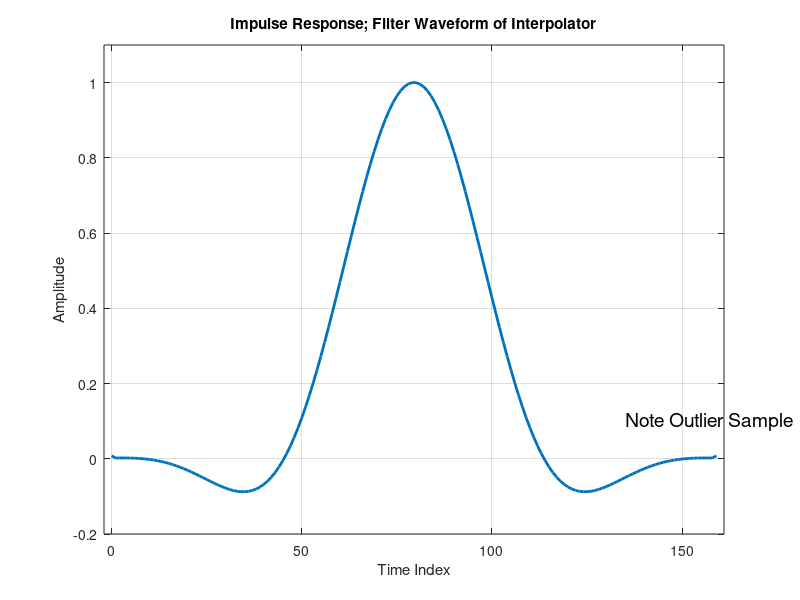
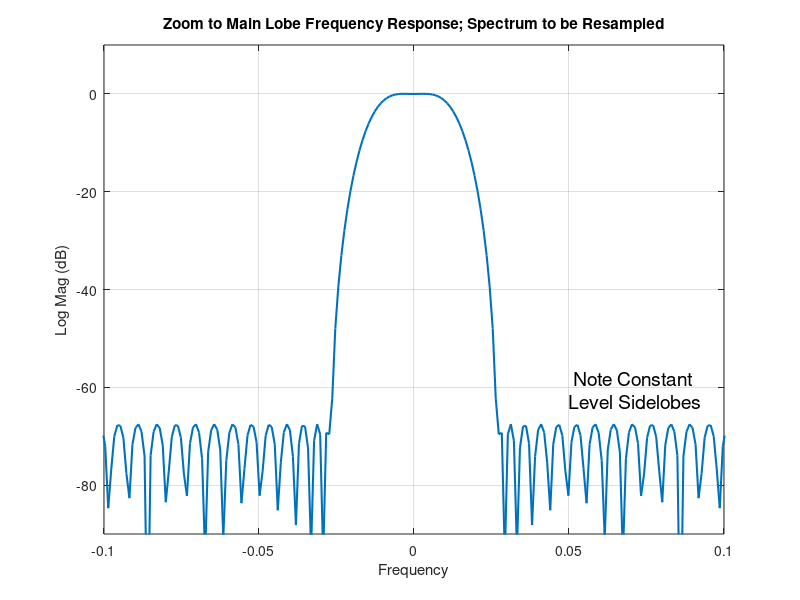
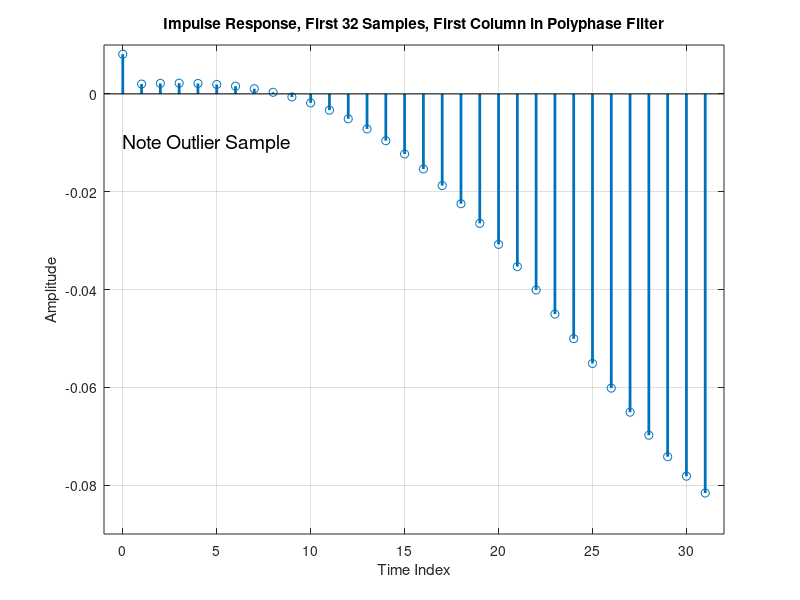
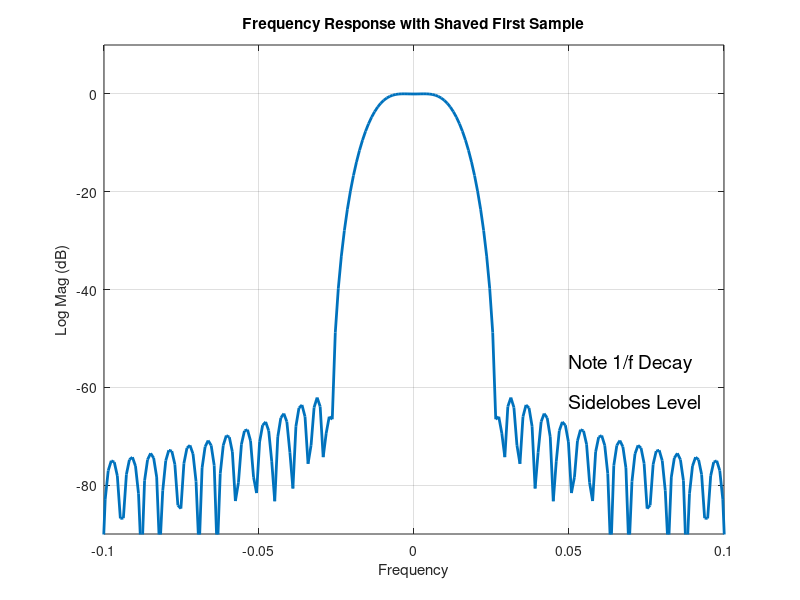

The MATLAB source for these figures, in order:
%function farrow9gg
%1-to-13 upsampling with 4-th order taylor series
figure(1)
clf
nn=159;nnp=nn+1;
hh=remez(nn,[0 .6 3.4 64]/64,[1 1 0 0],[1 4]);
plot(0:nn,hh/hh(nnp/2),'linewidth',2.0);grid on;axis([-2 nn+2 -.2 1.1]);
title('Impulse Response; Filter Waveform of Interpolator')
xlabel('Time Index')
ylabel('Amplitude')
text(135,0.1,'Note Outlier Sample','fontsize',14)
%pause
figure(2)
fhh=20*log10(fftshift(abs(fft(hh,1024))));
plot(-0.5:1/1024:0.5-1/1024,fhh,'linewidth',1.5);grid on; axis([-0.5 0.5 -90 10])
title('Frequency Response; Suppresses Spectral Replicates')
xlabel('Frequency')
ylabel('Log Mag (dB)')
text(0.05,-58,' Note Constant','fontsize',14)
text(0.05,-63,'Level Sidelobes','fontsize',14)

%pause
ax1=axis;ax2=ax1;
ax1(1)=-.1;ax1(2)=.1;axis(ax1);
title('Zoom to Main Lobe Frequency Response; Spectrum to be Resampled')

%pause

figure(3)
stem(0:31,hh(1:32)/hh(nnp/2),'linewidth',2);grid on;axis([-1 32 -0.09 0.01])
title('Impulse Response, First 32 Samples, First Column in Polyphase Filter')
xlabel('Time Index')
ylabel('Amplitude')
text(0,-0.01,'Note Outlier Sample','fontsize',14)

%pause
figure(4)
hhh=hh;
d1=hh(2);d2=hh(3);
hhh(1)=d1-(d2-d1);
hhh(nnp)=hhh(1);

fhh=20*log10(fftshift(abs(fft(hhh,1024))));
plot(-0.5:1/1024:0.5-1/1024,fhh,'linewidth',2);grid;axis(ax2);
title('Frequency Response with Shaved First Sample')
xlabel('Frequency')
ylabel('Log Mag (dB)')
text(0.05,-55,'Note 1/f Decay','fontsize',14)
text(0.05,-63,'Sidelobes Level','fontsize',14)
axis(ax1);
%pause;


hhh=hhh/hhh(nnp/2);
vv=reshape(hhh,32,5);
p1=polyfit(0:1/32:31/32,vv(:,1)',4);
q1=polyfit(0:1/32:31/32,fliplr(vv(:,1)'),4);
%pause

figure(5)
t1=polyval(p1,0:1/32:31/32);
u1=polyval(q1,fliplr(0:1/32:31/32));
stem(0:1/32:31/32,vv(:,1)','b','linewidth',2);
hold on; grid on;axis([-0.01 1 -0.09 0.01])
plot(0:1/32:31/32,t1,'r','linewidth',2)
title('Weights and Polynomial fit for h_n(1:32)') 
xlabel('Time Index')
ylabel('Amplitude')
%pause

plot(0:1/32:31/32,u1,'g','linewidth',2)
title('Weights and Polynomial fit for Time Reversed h_n(1:32)') 
xlabel('Time Index')
ylabel('Amplitude')
%pause

figure(6)
plot(0:1/32:31/32,t1-vv(:,1)','linewidth',2);
grid on
axis([-0.01 1 -0.0004 0.0004])
title('Error for Polynomial fit; h_n(1:32)') 
xlabel('Time Index')
ylabel('Amplitude')

%pause
plot(0:1/32:31/32,u1-vv(:,1)','r','linewidth',2)
grid on
axis([-0.01 1 -0.0004 0.0004])
title('Error for Polynomial fit; Time Reversed h_n(1:32)') 
xlabel('Time Index')
ylabel('Amplitude')

%pause
figure(7)
p2=polyfit(0:1/32:31/32,vv(:,2)',4);
t2=polyval(p2,0:1/32:31/32);
stem(0:1/32:31/32,vv(:,2)','linewidth',2);
hold on
plot(0:1/32:31/32,t2,'r','linewidth',2)
hold off
title('Weights and Polynomial fit for h_n(33:64)') 
xlabel('Time Index')
ylabel('Amplitude')
%pause

figure(8)
plot(0:1/32:31/32,t2-vv(:,2)','linewidth',2)
grid on
axis([-0.01 1 -0.0004 0.0004])
title('Error for Polynomial fit; h_n(33:64)') 
xlabel('Time Index')
ylabel('Amplitude')
%pause

p3=polyfit(0:1/32:31/32,vv(:,3)',4);
t3=polyval(p3,0:1/32:31/32);
figure(9)
stem(0:1/32:31/32,vv(:,3)','linewidth',2);
hold on
plot(0:1/32:31/32,t3,'r','linewidth',2)
hold off
grid on
axis([-0.03 1 0 1.0])
title('Weights and Polynomial fit for h_n(65:96)') 
xlabel('Time Index')
ylabel('Amplitude')

%pause
figure(10)
plot(0:1/32:31/32,t3-vv(:,3)','linewidth',2)
grid on
axis([-0.01 1 -0.0004 0.0004])
title('Error for Polynomial fit; h_n(65:96)') 
xlabel('Time Index')
ylabel('Amplitude')
%pause

p4=polyfit(0:1/32:31/32,vv(:,4)',4);
t4=polyval(p4,0:1/32:31/32);
figure(11)
stem(0:1/32:31/32,vv(:,4)','linewidth',2);
hold on
plot(0:1/32:31/32,t4,'r','linewidth',2)
hold off
grid on
axis([-0.03 1.0 -0.15 0.7])
title('Weights and Polynomial fit for h_n(97:128)') 
xlabel('Time Index')
ylabel('Amplitude')
%pause

figure(12)
plot(0:1/32:31/32,t4-vv(:,4)','linewidth',2)
grid on
axis([-0.01 1 -0.0004 0.0004])
title('Error for Polynomial fit; h_n(97:128)') 
xlabel('Time Index')
ylabel('Amplitude')
%pause

p5=polyfit(0:1/32:31/32,vv(:,5)',4);
t5=polyval(p5,0:1/32:31/32);
figure(13)
stem(0:1/32:31/32,vv(:,5)','linewidth',2);
hold on
plot(0:1/32:31/32,t5,'r','linewidth',2)
hold off
grid on
axis([-0.03 1.0 -0.09 0.01])
title('Weights and Polynomial fit for h_n(129:160)') 
xlabel('Time Index')
ylabel('Amplitude')
%pause

figure(14)
plot(0:1/32:31/32,t5-vv(:,5)','linewidth',2)
grid on
axis([-.03 1.0 -0.0004 0.0004])
title('Error for Polynomial fit; h_n(129:160)')
xlabel('Time Index')
ylabel('Amplitude')
%pause

pp=[p1;p2;p3;p4;p5];
figure(15)
subplot(2,3,1);stem(0:4,p1,'linewidth',2);grid on;axis([-1 5 -0.5 0.5]);title('p0');
subplot(2,3,2);stem(0:4,p2,'linewidth',2);grid on;axis([-1 5 -1.0 2.0]);title('p1');
subplot(2,3,3);stem(0:4,p3,'linewidth',2);grid on;axis([-1 5 -3.0 2.0]);title('p2');
subplot(2,3,4);stem(0:4,p4,'linewidth',2);grid on;axis([-1 5 -2.0 2.5]);title('p3');
subplot(2,3,5);stem(0:4,p5,'linewidth',2);grid on;axis([-1 5 -1.0 1.0]);title('p4');
text(9,0.3,'Column')
text(7,0,'Polynomial Coefficients')
text(8,-0.3,'(c_0,c_1,c_2,c_3,c_4)')

%pause
figure(16)
subplot(2,3,1);stem(pp(:,1),'linewidth',2);grid on;axis([-1 6 -1.5 1.5]);title('a4');
subplot(2,3,2);stem(pp(:,2),'linewidth',2);grid on;axis([-1 6 -2.5 2.5]);title('a3');
subplot(2,3,3);stem(pp(:,3),'linewidth',2);grid;axis([-1 6 -0.5 0.5]);title('a2');
subplot(2,3,4);stem(pp(:,4),'linewidth',2);grid;axis([-1 6 -2.0 2.0]);title('a1');
subplot(2,3,5);stem(pp(:,5),'linewidth',2);grid;axis([-1 6 -0.5 1.0]);title('a0');
text(8,0.8,'Row, Farrow Filter')
text(7,0.4,'Polynomial Coefficients')
text(8,0.0,'(a_4,a_3,a_2,a_1,a_0)')

%pause

ff=[-.5:1/64:.5-1/64];
figure(17)
subplot(2,3,1);plot(ff,fftshift(abs(fft(pp(:,1),64))),'linewidth',2);grid on;title('Spectrum, f_a4');
subplot(2,3,2);plot(ff,fftshift(abs(fft(pp(:,2),64))),'linewidth',2);grid on;title('Spectrum, f_a3');
subplot(2,3,3);plot(ff,fftshift(abs(fft(pp(:,3),64))),'linewidth',2);grid on;title('Spectrum, f_a2');
subplot(2,3,4);plot(ff,fftshift(abs(fft(pp(:,4),64))),'linewidth',2);grid on;title('Spectrum, f_a1');
subplot(2,3,5);plot(ff,fftshift(abs(fft(pp(:,5),64))),'linewidth',2);grid on;title('Spectrum, f_a0');
text(0.85,1.3,'Spectra')
text(0.8,1.0,'Farrow Row')
text(0.8,0.7,'Coefficients')

figure(18)
y=0.8*sin(2*pi*(0:99)*12.5/100);
y=zeros(1,100);
y(1)=1;
zz=zeros(1,5);
yy=[zz;zz;zz;zz;zz;zz;zz;zz;zz;zz;zz;zz;zz];
size(yy);
ww=zeros(1,5);
for m=1:100
ww(2:5)=ww(1:4);
ww(1)=y(m);
bb=pp'*ww';
yy(1,m)=polyval(bb,0/13);
yy(2,m)=polyval(bb,1/13);
yy(3,m)=polyval(bb,2/13);
yy(4,m)=polyval(bb,3/13);
yy(5,m)=polyval(bb,4/13);
yy(6,m)=polyval(bb,5/13);
yy(7,m)=polyval(bb,6/13);
yy(8,m)=polyval(bb,7/13);
yy(9,m)=polyval(bb,8/13);
yy(10,m)=polyval(bb,9/13);
yy(11,m)=polyval(bb,10/13);
yy(12,m)=polyval(bb,11/13);
yy(13,m)=polyval(bb,12/13);
end
size(yy);
yyy=reshape(yy,1,1300);
yt=yyy(1:70);
stem(yyy(1:70),'linewidth',2);
grid on
axis([-5 75 -0.2 1.2])
title('Impulse Response, Farrow filter for \deltan = 0, 1/13, 2/13,..., 12/13')
xlabel('Time Index')
ylabel('Amplitude')
%pause

figure(19)
yt=yt/sum(yt);
fyt=20*log10(fftshift(abs(fft(yt,512))));
plot((-.5:1/512:.5-1/512)*1,fyt,'r','linewidth',3)
axis([-.5 .5 -80 10])
hold on
plot((-.5:1/1024:.5-1/1024)*2.5,fhh,':b','linewidth',3)
hold off
grid on
axis([-0.5 0.5 -80 10])
title('Spectra; Original Prototype Low-Pass Filter (Blue), of Impulse Response of Farrow Filter Obtained from Farrow Row Coefficients')
xlabel('Frequency')
ylabel('Log Mag (dB)')

